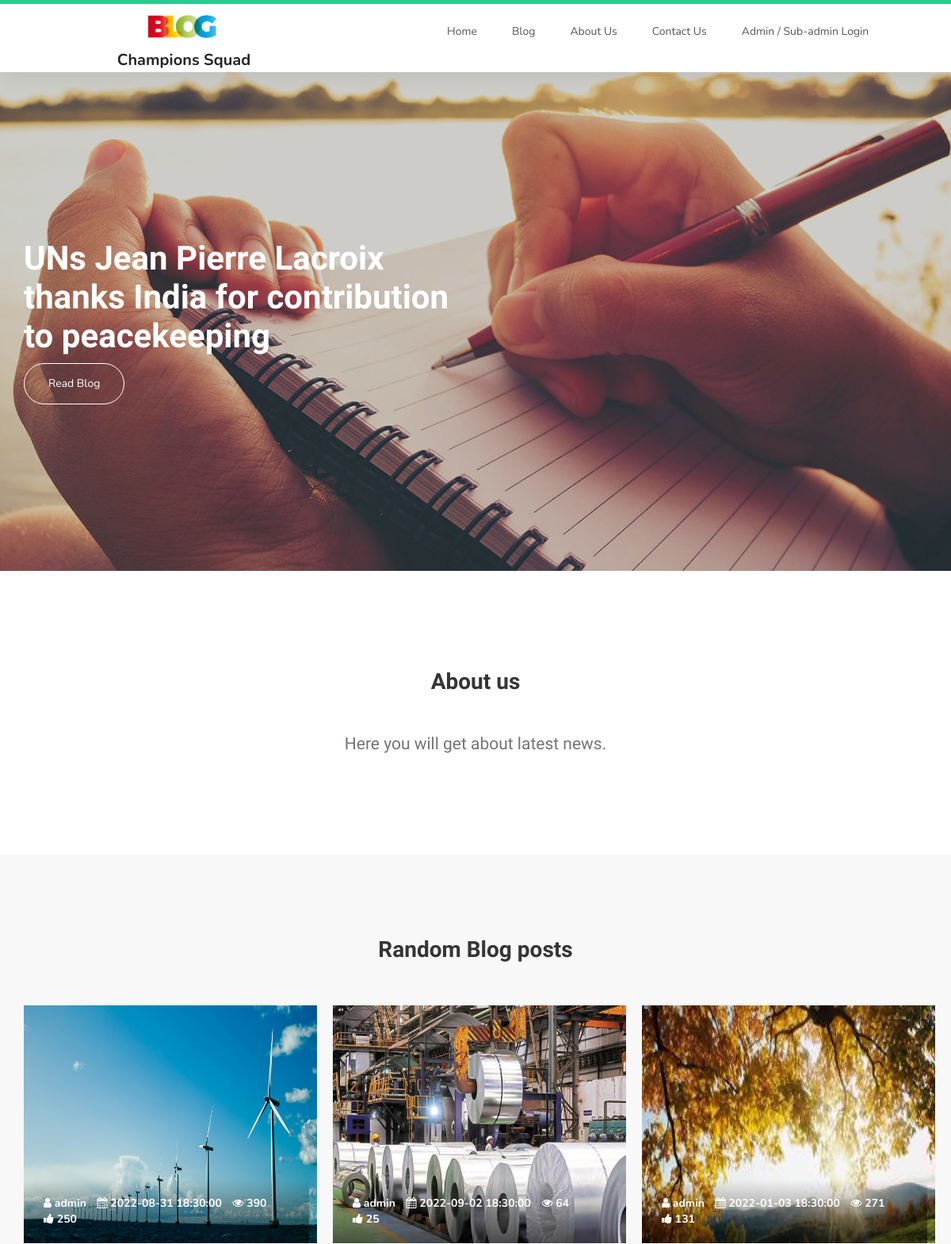
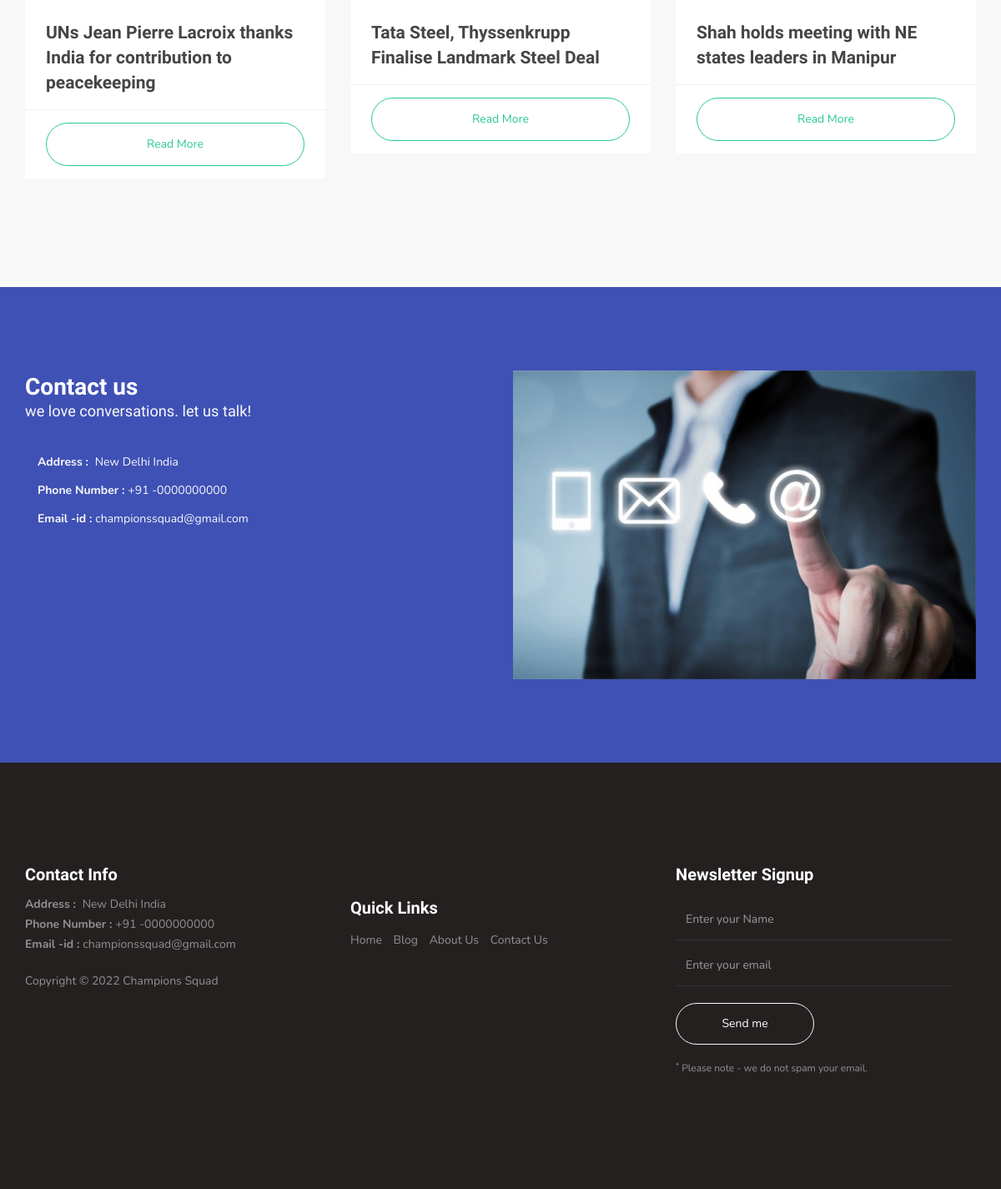
The page / on the database its author committed (2 pictures, top to bottom).
### tables this page shows
CREATE TABLE `tblsite` (
  `id` int(11) NOT NULL,
  `siteTitle` varchar(255) DEFAULT NULL,
  `siteLogo` varchar(255) DEFAULT NULL
);

CREATE TABLE `tblposts` (
  `id` int(11) NOT NULL,
  `PostTitle` longtext DEFAULT NULL,
  `CategoryId` int(11) DEFAULT NULL,
  `SubCategoryId` int(11) DEFAULT NULL,
  `PostDetails` longtext DEFAULT NULL,
  `PostingDate` timestamp NULL DEFAULT current_timestamp(),
  `UpdationDate` timestamp NULL DEFAULT NULL ON UPDATE current_timestamp(),
  `Is_Active` int(1) DEFAULT NULL,
  `PostUrl` mediumtext DEFAULT NULL,
  `PostImage` varchar(255) DEFAULT NULL,
  `viewCounter` int(11) DEFAULT NULL,
  `postedBy` varchar(255) DEFAULT NULL,
  `lastUpdatedBy` varchar(255) DEFAULT NULL,
  `likes` int(11) NOT NULL
);

CREATE TABLE `tblpages` (
  `id` int(11) NOT NULL,
  `PageName` varchar(200) DEFAULT NULL,
  `PageTitle` mediumtext DEFAULT NULL,
  `Description` longtext DEFAULT NULL,
  `PostingDate` timestamp NULL DEFAULT current_timestamp(),
  `UpdationDate` timestamp NULL DEFAULT NULL ON UPDATE current_timestamp()
);

### index.php (the view, shortened to what this page needs)
<?php session_start();
include_once('includes/config.php'); ?>
<!DOCTYPE html>
<html lang="en">
<head>
     <link rel="stylesheet" href="css/bootstrap.min.css">
     <link rel="stylesheet" href="css/font-awesome.min.css">
     <link rel="stylesheet" href="css/owl.carousel.css">
     <link rel="stylesheet" href="css/owl.theme.default.min.css">
     <link rel="stylesheet" href="css/style.css">
</head>
<body id="top" data-spy="scroll" data-target=".navbar-collapse" data-offset="50">
<?php include_once('includes/header.php') ?>
     <section id="home">
          <div class="row">
               <div class="owl-carousel owl-theme home-slider">
                    <?php
$query=mysqli_query($con,"select tblposts.postedBy,tblposts.viewCounter,tblposts.likes,tblposts.PostImage,tblposts.id as pid,tblposts.PostTitle as posttitle,tblposts.PostingDate as postingdate from tblposts left join tblcategory on tblcategory.id=tblposts.CategoryId left join  tblsubcategory on  tblsubcategory.SubCategoryId=tblposts.SubCategoryId ORDER BY RAND() limit 3");
while ($row=mysqli_fetch_array($query)) {
?>
                    <div class="item item-first">
                         <div class="caption">
                              <div class="container">
                                   <div class="col-md-6 col-sm-12">
                                        <h1><?php echo htmlentities($row['posttitle']);?></h1>
                                        <a href="blog-post-details.php?bid=<?php echo htmlentities($row['pid'])?>" class="section-btn btn btn-default">Read Blog</a>
                                   </div>
                              </div>
                         </div>
                    </div>
<?php } ?>
               </div>
          </div>
     </section>
     <main>
          <section>
               <div class="container">
                    <div class="row">
                         <div class="col-md-12 col-sm-12">
                              <div class="text-center">
                                   <h2>About us</h2>
                                   <br>
<?php
$pagetype='aboutus';
$query=mysqli_query($con,"select PageTitle,Description from tblpages where PageName='$pagetype'");
while($row=mysqli_fetch_array($query))
{
?>
                                   <p class="lead"><?php echo $row['Description'];?></p>
                              <?php } ?>
                              </div>
                         </div>
                    </div>
               </div>
          </section>
          <section>
               <div class="container">
                    <div class="row">
                         <div class="col-md-12 col-sm-12">
                              <div class="section-title text-center">
                                   <h2>Random Blog posts </h2>
                              </div>
                         </div>
<?php
$query=mysqli_query($con,"select tblposts.postedBy,tblposts.viewCounter,tblposts.likes,tblposts.PostImage,tblposts.id as pid,tblposts.PostTitle as posttitle,tblposts.PostingDate as postingdate from tblposts left join tblcategory on tblcategory.id=tblposts.CategoryId left join  tblsubcategory on  tblsubcategory.SubCategoryId=tblposts.SubCategoryId ORDER BY RAND() limit 3");
while ($row=mysqli_fetch_array($query)) {
?>
                         <div class="col-md-4 col-sm-4">
                              <div class="courses-thumb courses-thumb-secondary">
                                   <div class="courses-top">
                                        <div class="courses-image">
                                             <img src="admin/postimages/<?php echo htmlentities($row['PostImage']);?>" width="370" height="300">
                                        </div>
                                        <div class="courses-date">
                                             <span title="Author"><i class="fa fa-user"></i> <?php echo htmlentities($row['postedBy']);?></span>
                                             <span title="Date"><i class="fa fa-calendar"></i> <?php echo htmlentities($row['postingdate']);?></span>
                                             <span title="Views"><i class="fa fa-eye"></i> <?php echo htmlentities($row['viewCounter']);?></span>
                                             <span title="Likes"><i class="fa fa-thumbs-up"></i>  <?php echo htmlentities($row['likes']);?></span>
                                        </div>
                                   </div>
                                   <div class="courses-detail">
                                        <h3><a href="blog-post-details.php?bid=<?php echo htmlentities($row['pid'])?>"><?php echo htmlentities($row['posttitle']);?></a></h3>
                                   </div>
                                   <div class="courses-info">
                                        <a href="blog-post-details.php?bid=<?php echo htmlentities($row['pid'])?>" class="section-btn btn btn-primary btn-block">Read More</a>
                                   </div>
                              </div>
                         </div>
<?php } ?>
                    </div>
               </div>
          </section>
     </main>
     <section id="contact">
          <div class="container">
               <div class="row">
                    <div class="col-md-6 col-sm-12">
                              <div class="section-title">
<?php
$pagetype='contactus';
$query=mysqli_query($con,"select PageTitle,Description from tblpages where PageName='$pagetype'");
while($row=mysqli_fetch_array($query))
{
?>
                                   <h2>Contact us <small>we love conversations. let us talk!</small></h2>
                              </div>
                              <div class="col-md-12 col-sm-12">
                                 <p><?php echo $row['Description'];?></p>
                              </div>
<?php } ?>
                    </div>
                    <div class="col-md-6 col-sm-12">
                         <div class="contact-image">
                              <img src="images/contact-1-600x400.jpg" class="img-responsive" alt="Smiling Two Girls">
                         </div>
                    </div>
               </div>
          </div>
     </section>
<?php include_once('includes/footer.php') ?>
</body>
</html>

### includes/header.php (shortened to what this page needs)
     <section class="navbar custom-navbar navbar-fixed-top" role="navigation">
          <div class="container">
               <div class="navbar-header">
                <?php $query=mysqli_query($con,"select * from tblsite");
while($row=mysqli_fetch_array($query)){
$logo=$row['siteLogo'];
$wtitle=$row['siteTitle'];
}  ?>
<div align="center">
                    <a href="index.php">  <img src="admin/assets/images/<?php echo $logo;?>" width="100"><br />
          <font style=" font-size: 20px; font-weight:bold; padding-left: 1%"><?php echo $wtitle;?></font>       </a>
     </div>
               </div>
               <div class="collapse navbar-collapse">
                    <ul class="nav navbar-nav navbar-nav-first">
                         <li><a href="index.php">Home</a></li>
                         <li><a href="blog-posts.php">Blog</a></li>
                         <li><a href="about-us.php">About Us</a></li>
                         <li><a href="contact.php">Contact Us</a></li>
                         <li><a href="admin/">Admin / Sub-admin Login</a></li>
                    </ul>
               </div>
          </div>
     </section>

### includes/footer.php (shortened to what this page needs)
     <footer id="footer">
          <div class="container">
               <div class="row">
                    <div class="col-md-4 col-sm-6">
                         <div class="footer-info">
                           <div class="section-title">
                                   <h2>Contact Info</h2>
                              </div>
<?php
$pagetype='contactus';
$query=mysqli_query($con,"select PageTitle,Description from tblpages where PageName='$pagetype'");
while($row=mysqli_fetch_array($query))
{
?>
                              <address>
                                   <p><?php echo $row['Description'];?></p>
                              </address>
                     <?php }  ?>
                              <div class="copyright-text">
                                   <p>Copyright &copy; <?php echo date('Y');?> <?php echo $wtitle;?></p>
                              </div>
                         </div>
                    </div>
                    <div class="col-md-4 col-sm-6">
                         <div class="footer-info">
                              <div class="footer_menu">
                                   <h2>Quick Links</h2>
                                   <ul>
                                        <li><a href="index.php">Home</a></li>
                               <li><a href="blog-posts.php">Blog</a></li>
                         <li><a href="about-us.php">About Us</a></li>
                         <li><a href="contact.php">Contact Us</a></li>
                                   </ul>
                              </div>
                         </div>
                    </div>
                    <div class="col-md-4 col-sm-12">
                         <div class="footer-info newsletter-form">
                              <div class="section-title">
                                   <h2>Newsletter Signup</h2>
                              </div>
                              <div>
                                   <div class="form-group">
                                        <form method="post" method="get">
                                               <input type="text" class="form-control" placeholder="Enter your Name" name="fname" id="fname" required>
                                             <input type="email" class="form-control" placeholder="Enter your email" name="email" id="email" required>
                                             <input type="submit" class="form-control" name="subscribe" id="form-submit" value="Send me">
                                        </form>
                                        <span><sup>*</sup> Please note - we do not spam your email.</span>
                                   </div>
                              </div>
                         </div>
                    </div>
               </div>
          </div>
     </footer>

### css/style.css (style rules this page uses)
body { background: #ffffff; font-family: 'Nunito', sans-serif; overflow-x: hidden; padding-top: 70px; }
h1,h2,h3,h4,h5,h6 { font-family: 'Muli', sans-serif; font-weight: bold; line-height: inherit; }
h1 { color: #252525; font-size: 3em; line-height: normal; }
h2 { color: #353535; font-size: 2em; padding-bottom: 10px; }
h3 { font-size: 1.5em; }
h3, h3 a { color: #454545; }
p { color: #757575; font-size: 14px; font-weight: normal; line-height: 24px; }
html { -webkit-font-smoothing: antialiased; }
a { color: #252525; -webkit-transition: 0.5s; transition: 0.5s; text-decoration: none !important; }
a, input, button, .form-control { -webkit-transition: 0.5s; transition: 0.5s; }
.section-title { padding-bottom: 40px; }
.section-title h2 { margin: 0; }
.section-title small { display: block; }
section { position: relative; padding: 100px 0; }
.section-btn { background: transparent; border-radius: 50px; border: 1px solid #ffffff; color: #ffffff; font-size: inherit; font-weight: normal; padding: 15px 30px; transition: 0.5s; }
.custom-navbar { background: #ffffff; border-top: 5px solid #29ca8e; border-bottom: 0; -webkit-box-shadow: 0 1px 30px rgba(0, 0, 0, 0.1); -moz-box-shadow: 0 1px 30px rgba(0, 0, 0, 0.1); box-shadow: 0 1px 30px rgba(0, 0, 0, 0.1); padding: 12px 0; margin-bottom: 0; padding: 0; }
.custom-navbar .navbar-nav.navbar-nav-first { margin-left: 8em; }
.custom-navbar .nav li a { line-height: 40px; color: #575757; padding-right: 22px; padding-left: 22px; }
#home { padding: 0; }
#home h1 { color: #ffffff; }
@media (min-width: 768px) { .home-slider .col-md-6 { padding-left: 0; } }
.home-slider .caption { display: flex; justify-content: center; flex-direction: column; text-align: left; background-color: rgba(20,20,20,0.2); height: 100%; color: #fff; cursor: e-resize; }
.home-slider .item { background-repeat: no-repeat; background-attachment: local; background-size: cover; height: 650px; }
.home-slider .item-first { background-image: url(../images/slider-image-1-1920x700.jpg); background-position: center; }
.courses-thumb { background: #f9f9f9; position: relative; }
.courses-thumb-secondary { margin-bottom: 30px; }
.courses-top { position: relative; }
.courses-image { background: linear-gradient(to right, #202020, #101010); }
.courses-date { background: linear-gradient(rgba(255, 0, 0, 0), rgba(0, 0, 0, 0.6)); width: 100%; position: absolute; bottom: 0; padding: 20px 25px; }
.courses-date span, .courses-author span { font-size: 14px; font-weight: bold; }
.courses-date span { color: #ffffff; display: inline-block; margin-right: 10px; }
.courses-detail { padding: 25px 25px 15px 25px; }
.courses-detail h3 { margin: 0 0 2px 0; }
.courses-info { border-top: 1px solid #f0f0f0; position: relative; clear: both; padding: 15px 25px; }
#contact { background: #3f51b5; }
#contact h2 { color: #ffffff; }
#contact .section-title { padding-bottom: 20px; }
#contact h2 > small, #contact p, #contact a { color: #f9f9f9; }
footer { background: #252020; padding: 120px 0; }
footer .section-title { padding-bottom: 10px; }
footer h2 { font-size: 20px; }
footer a, footer p { color: #909090; }
footer address p { margin-bottom: 0; }
.footer-info { margin-right: 2em; }
.footer-info h2 { color: #ffffff; padding: 0; }
.footer_menu h2 { margin-top: 2em; }
.footer_menu ul { margin: 0; padding: 0; }
.footer_menu li { display: inline-block; list-style: none; margin: 5px 10px 5px 0; }
.newsletter-form .form-control { background: transparent; border-radius: 0; box-shadow: none; border: 0; border-bottom: 1px solid #303030; height: 50px; margin: 5px 0; }
.newsletter-form input[type="submit"] { background: transparent; border: 1px solid #f9f9f9; border-radius: 50px; color: #ffffff; display: block; margin-top: 20px; outline: none; width: 50%; }
.newsletter-form .form-group span { color: #909090; display: block; font-size: 12px; margin-top: 20px; }
.lead { font-family: "Muli"; font-weight: 300; line-height: 1.8; }
.section-btn.btn-primary { border-color: #29ca8e; color: #29ca8e; }
section, .section-background .item, .section-background .courses-thumb, .section-background .team-thumb, main > section:nth-child(even) .item, main > section:nth-child(even) .courses-thumb, main > section:nth-child(even) .team-thumb, main > section { background: #fff; }
section .item, section .courses-thumb, section .team-thumb, .section-background, main > section .item, main > section .courses-thumb, main > section .team-thumb, main > section:nth-child(even) { background: #f8f8f8; }

### rows shown on the page
tblsite: siteLogo (picture), siteTitle "Champions Squad"
tblposts: PostTitle "UNs Jean Pierre Lacroix thanks India for contribution to peacekeeping", PostImage (picture), postedBy "admin", PostingDate "2022-08-31 18:30:00", viewCounter "390", likes "250"
tblpages: Description "Here you will get about latest news."
tblposts: PostImage (picture), postedBy "admin", PostingDate "2022-09-02 18:30:00", viewCounter "64", likes "25", PostTitle "Tata Steel, Thyssenkrupp Finalise Landmark Steel Deal"
tblposts: PostImage (picture), postedBy "admin", PostingDate "2022-01-03 18:30:00", viewCounter "271", likes "131", PostTitle "Shah holds meeting with NE states leaders in Manipur"
tblpages: Description "Address : New Delhi India Phone Number : +91 -0000000000 Email -id : championssquad@gmail.com"
